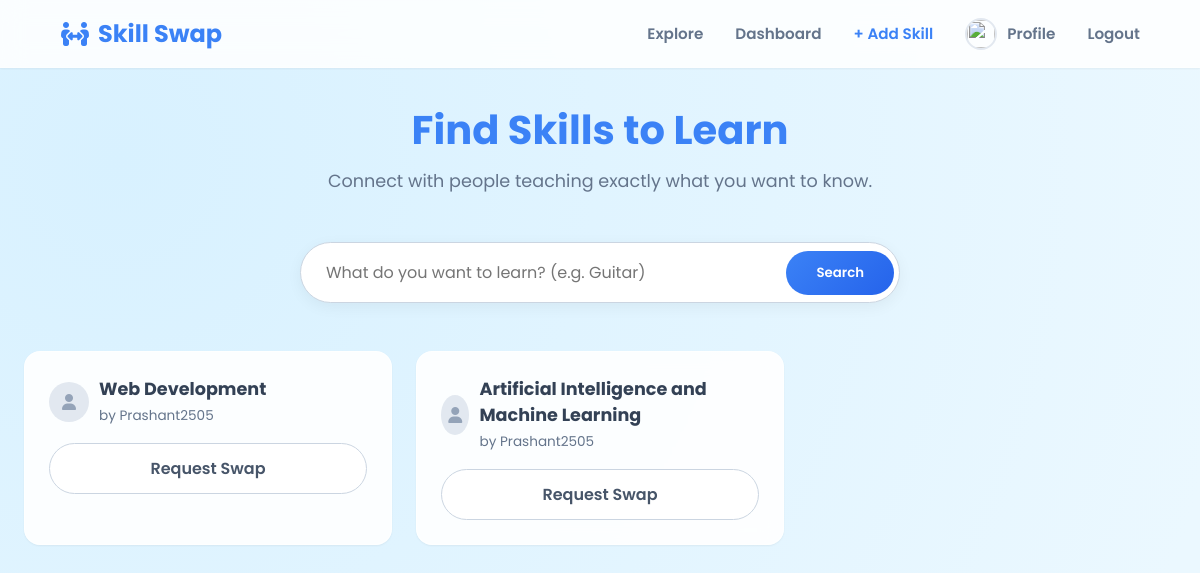
The page / (signed in) on the database its author committed.
### core/models.py (models this page shows, shortened)
class UserSkill(models.Model):
    user = models.ForeignKey(User, on_delete=models.CASCADE)
    skill = models.ForeignKey(Skill, on_delete=models.CASCADE)
    role = models.CharField(max_length=10, choices=[('TEACH', 'Teach'), ('LEARN', 'Learn')])

class Skill(models.Model):
    name = models.CharField(max_length=50)
    category = models.CharField(max_length=50, choices=[
        ('TECH', 'Technology'), ('ART', 'Art'), ('MUSIC', 'Music'), ('LIFE', 'Lifestyle')
    ])

### core/views.py (the view)
# urls.py: path('', views.home, name='home'),
@login_required
def home(request):
    query = request.GET.get('q')
    skills = UserSkill.objects.filter(role='TEACH').exclude(user=request.user)
    if query:
        skills = skills.filter(skill__name__icontains=query)
    return render(request, 'core/home.html', {'skills': skills})

### templates/core/home.html (shortened to what this page needs)
{% extends 'base.html' %}
{% load static %}
{% block extra_css %}
    <link rel="stylesheet" href="{% static 'core/css/home.css' %}">
{% endblock %}
{% block content %}
<div class="hero-section">
    <h1 class="hero-title">Find Skills to Learn</h1>
    <p class="hero-subtitle">Connect with people teaching exactly what you want to know.</p>
</div>
<form method="get" class="search-bar">
    <input
        type="text"
        name="q"
        id="search-input"
        list="skill-suggestions"
        placeholder="What do you want to learn? (e.g. Guitar)"
        value="{{ request.GET.q }}"
        autocomplete="off"
    >
    <button type="submit" class="btn-search">Search</button>
</form>
<div class="grid-skills">
    {% for item in skills %}
    <div class="card">
        <div class="skill-card-inner">
            <div class="skill-icon">
                <i class="fa-solid fa-user" style="color: #94a3b8;"></i>
            </div>
            <div>
                <h3 class="skill-name">{{ item.skill.name }}</h3>
                <span class="skill-author">by {{ item.user.username }}</span>
            </div>
        </div>
        <div style="margin-top: 1rem;">
            <a href="{% url 'send_request' item.user.id %}" class="btn btn-outline" style="width: 100%; display: block;">Request Swap</a>
        </div>
    </div>
    {% empty %}
    <div class="empty-state">
        <i class="fa-regular fa-folder-open empty-icon"></i>
        <p style="color: var(--secondary);">No skills found matching your search.</p>
    </div>
    {% endfor %}
</div>
{% endblock %}

### core/static/core/css/style.css (style rules this page uses)
:root { --primary: #3b82f6; --primary-dark: #2563eb; --primary-light: #dbeafe; --secondary: #64748b; --bg-light: #f8fafc; --white: #ffffff; --shadow-sm: 0 1px 2px 0 rgba(0, 0, 0, 0.05); --shadow-lg: 0 10px 15px -3px rgba(0, 0, 0, 0.1), 0 4px 6px -2px rgba(0, 0, 0, 0.05); --radius: 16px; }
* { margin: 0; padding: 0; box-sizing: border-box; font-family: 'Poppins', sans-serif; }
body { background: radial-gradient(circle at 10% 20%, rgb(216, 241, 255) 0%, rgb(235, 248, 255) 90%), linear-gradient(135deg, #e6f2ff 0%, #cce5ff 100%); background-size: cover; background-attachment: fixed; color: #1e293b; min-height: 100vh; display: flex; flex-direction: column; position: relative; overflow-x: hidden; }
.card { background: rgba(255, 255, 255, 0.9); backdrop-filter: blur(10px); border-radius: var(--radius); padding: 1.5rem; box-shadow: var(--shadow-sm); border: 1px solid rgba(255,255,255,0.6); }
.btn, .btn-primary { display: inline-block; padding: 0.75rem 1.5rem; background: linear-gradient(135deg, var(--primary) 0%, var(--primary-dark) 100%); color: white; text-decoration: none; border-radius: 50px; font-weight: 600; border: none; cursor: pointer; transition: transform 0.2s, box-shadow 0.2s; text-align: center; box-shadow: 0 4px 6px rgba(59, 130, 246, 0.25); font-size: 1rem; }
.btn-outline { background: white; border: 1px solid #cbd5e1; color: #475569; box-shadow: none; }
input[type="text"], input[type="email"], input[type="password"], textarea { width: 100%; padding: 0.85rem 1rem; border: 1px solid #cbd5e1; border-radius: 12px; margin-bottom: 1rem; font-size: 0.95rem; outline: none; transition: all 0.2s; background: rgba(255, 255, 255, 0.8); }

### core/static/core/css/home.css (style rules this page uses)
.hero-section { text-align: center; margin-bottom: 3rem; }
.hero-title { color: #3b82f6; margin-bottom: 0.5rem; font-size: 2.5rem; font-weight: 700; }
.hero-subtitle { color: #64748b; font-size: 1.1rem; }
.search-bar { display: flex; align-items: center; background: white; border: 1px solid #cbd5e1; border-radius: 50px; padding: 5px; box-shadow: 0 4px 15px rgba(0,0,0,0.05); max-width: 600px; margin: 0 auto 3rem auto; overflow: hidden; height: auto; }
.search-bar input { flex: 1; border: none !important; background: transparent !important; box-shadow: none !important; margin: 0 !important; padding: 12px 20px; font-size: 1rem; outline: none; height: 100%; }
.btn-search { background: linear-gradient(135deg, #3b82f6 0%, #2563eb 100%); color: white; border: none; padding: 12px 30px; border-radius: 40px; font-weight: 600; cursor: pointer; margin-left: 5px; transition: transform 0.2s; white-space: nowrap; }
.grid-skills { display: grid; grid-template-columns: repeat(auto-fill, minmax(280px, 1fr)); gap: 1.5rem; }
.skill-card-inner { display: flex; align-items: center; margin-bottom: 1rem; }
.skill-icon { width: 40px; height: 40px; background: #e2e8f0; border-radius: 50%; display: flex; align-items: center; justify-content: center; margin-right: 10px; }
.skill-name { font-size: 1.1rem; color: #334155; margin: 0; }
.skill-author { font-size: 0.85rem; color: #64748b; }

### rows shown on the page
UserSkill: skill.name "Web Development", user.username "Prashant2505"
UserSkill: skill.name "Artificial Intelligence and Machine Learning", user.username "Prashant2505"
